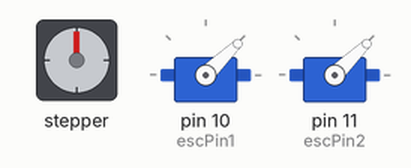
A sketch run on a simulated Arduino Uno, built with avr-gcc and run on an emulated ATmega328P. Shown: stepper motor, 2 × servo. Wiring (inferred from the names in the program): stepper motor driver (12000 steps per turn assumed): step pin 8; direction pin 7; enable pin 6. At 24.1 s the program stops and its outputs stay as they are.

Above: at 24.1 s.
Timing chart, 0 to 25.6 s (numbered marks = the images above):
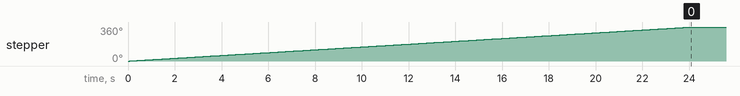

The sketch:

TB600_stepper_motordrriver.ino
```cpp
#include <Servo.h>

Servo esc1;
Servo esc2;// Create a Servo object to control the ESC
int escPin1 = 10;
int escPin2= 11;
 // Connect the ESC signal wire to pin 9
int throttle = 1000;
#define PULSE_PIN 8  // Digital pin connected to PUL+ (Pulse).
#define DIR_PIN 7   // Digital pin connected to DIR+ (Direction).
#define ENA_PIN 6    // Digital pin connected to ENA+ (Enable) [Optional].

const int stepsPerRevolution = 12000;

void setup() {
  esc1.attach(escPin1);
  esc2.attach(escPin2); // Attach the ESC to the signal pin
  esc1.writeMicroseconds(1000);
 esc2.writeMicroseconds(1000);
  pinMode(8, OUTPUT);
  pinMode(7, OUTPUT);
  pinMode(6, OUTPUT);

  digitalWrite(6, LOW); // LOW to enable, HIGH to disable.
  digitalWrite(7, HIGH); // HIGH for one direction, LOW for the opposite.
}

void loop() {
  esc1.writeMicroseconds(1000);
esc2.writeMicroseconds(1000);
  for (int i = 0; i < stepsPerRevolution; i++) {
    digitalWrite(8, HIGH); // Create rising edge.
    delayMicroseconds(1000); // Wait for pulse duration.
    digitalWrite(8, LOW);  // Create falling edge.
    delayMicroseconds(1000); // Wait before next pulse.
  }

  while (true) {
    // Do nothing; the motor remains stopped.
  }
}
```

Measured:
- by itself, stepper: turns 360° clockwise in 24.0 s
